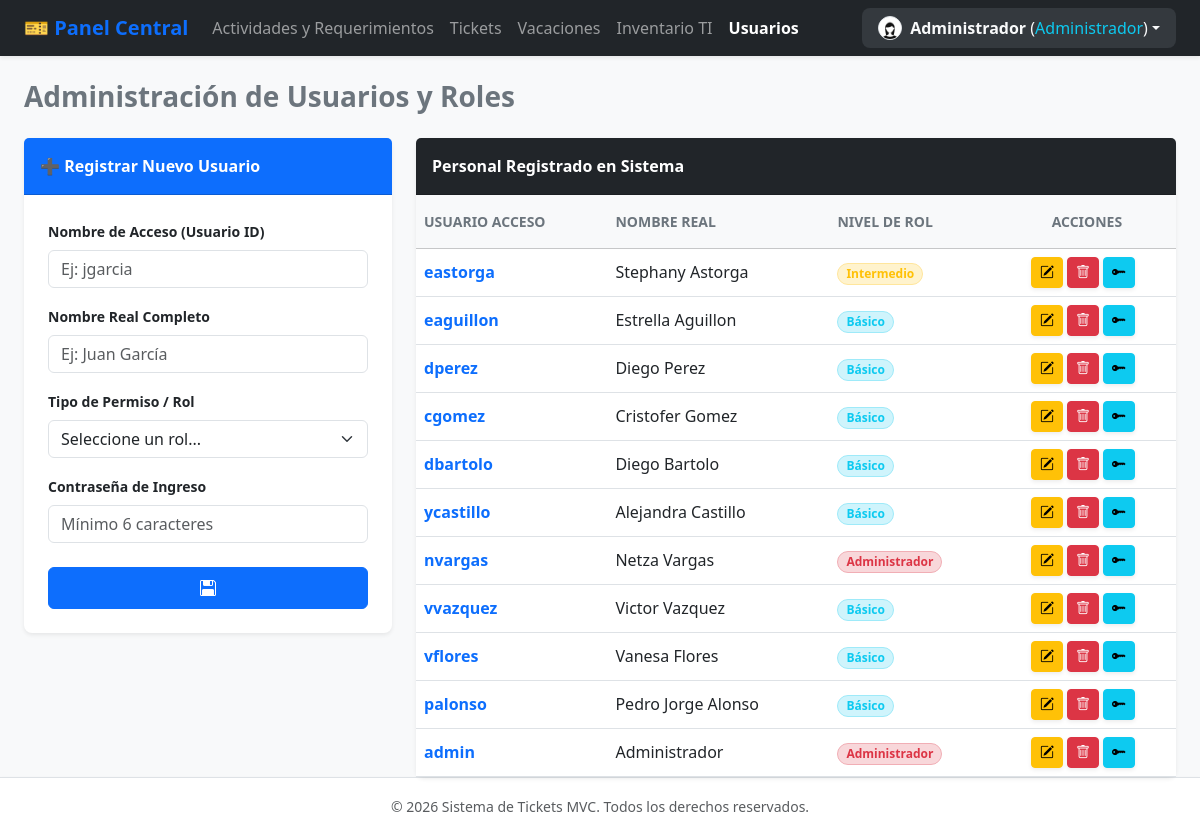
/index.php?accion=usuarios (signed in), run on the app's committed database.
### tables this page shows
CREATE TABLE `usuarios` (
  `id` int(11) NOT NULL,
  `usuario` varchar(50) NOT NULL,
  `nombre` varchar(100) NOT NULL,
  `tipo_usuario` enum('administrador','intermedio','basico') NOT NULL,
  `password` varchar(255) NOT NULL,
  `foto_perfil` varchar(255) DEFAULT 'assets/img/default-avatar.png'
);

### controllers/UsuarioController.php (called while the page is built, shortened)
<?php
require_once 'models/UsuarioModel.php';
class UsuarioController {
    private $modelo;
    public function __construct() {
        $this->modelo = new UsuarioModel();
    }
    public function index() {
        $usuarios = $this->modelo->obtenerTodos();
        $usuarioEditar = null;
        $usuariosAdmin = $this->modelo->obtenerTodosAdmin();
        require_once 'views/usuarios_view.php';
    }
}

### config/conexion.php (called while the page is built)
<?php
class Conexion {
    private static $instancia = null;
    public static function conectar() {
        if (self::$instancia === null) {
            try {
                self::$instancia = new PDO("mysql:host=localhost;dbname=sistema_soporte;charset=utf8", "root", "");
                self::$instancia->setAttribute(PDO::ATTR_ERRMODE, PDO::ERRMODE_EXCEPTION);
            } catch (PDOException $e) {
                die("Error de conexión: " . $e->getMessage());
            }
        }
        return self::$instancia;
    }
}

### models/UsuarioModel.php (called while the page is built, shortened)
<?php
require_once 'config/conexion.php';
class UsuarioModel {
    private $db;
    public function __construct() {
        $this->db = Conexion::conectar();
    }
     public function obtenerTodos() {
        $query = "SELECT id, usuario, nombre, tipo_usuario
                  FROM usuarios
                  WHERE tipo_usuario != 'administrador'
                  ORDER BY id DESC";
        $stmt = $this->db->prepare($query);
        $stmt->execute();
        return $stmt->fetchAll(PDO::FETCH_ASSOC);
    }
    public function obtenerTodosAdmin() {
        $query = "SELECT id, usuario, nombre, tipo_usuario FROM usuarios ORDER BY id DESC";
        $stmt = $this->db->prepare($query);
        $stmt->execute();
        return $stmt->fetchAll(PDO::FETCH_ASSOC);
    }
}

### views/usuarios_view.php (the view, shortened to what this page needs)
<?php require_once 'views/partials/header.php'; ?>
<?php require_once 'views/partials/navbar.php'; ?>
<div class="container-fluid px-4">
    <div class="d-flex justify-content-between align-items-center mb-4">
        <h2 class="text-secondary fw-bold m-0 fs-3">Administración de Usuarios y Roles</h2>
    </div>
    <div class="row g-4">
        <div class="col-xl-4 col-lg-5">
            <div class="card shadow-sm border-0 rounded-3">
                <div class="card-header bg-primary text-white fw-bold py-3">
                    <?php echo $usuarioEditar ? '✏️ Editar Usuario Registrado' : '➕ Registrar Nuevo Usuario'; ?>
                </div>
                <div class="card-body p-4">
                    <form action="index.php?accion=guardar_usuario" method="POST">
                        <div class="mb-3">
                            <label class="form-label small fw-bold text-dark">Nombre de Acceso (Usuario ID)</label>
                            <input type="text" name="usuario" class="form-control"
                                   value="<?php echo $usuarioEditar['usuario'] ?? ''; ?>" placeholder="Ej: jgarcia" required>
                        </div>
                        <div class="mb-3">
                            <label class="form-label small fw-bold text-dark">Nombre Real Completo</label>
                            <input type="text" name="nombre" class="form-control"
                                   value="<?php echo $usuarioEditar['nombre'] ?? ''; ?>" placeholder="Ej: Juan García" required>
                        </div>
                        <div class="mb-3">
                            <label class="form-label small fw-bold text-dark">Tipo de Permiso / Rol</label>
                            <select name="tipo_usuario" class="form-select" required>
                                <option value="" disabled <?php echo !$usuarioEditar ? 'selected' : ''; ?>>Seleccione un rol...</option>
                            </select>
                        </div>
                        <?php if (!$usuarioEditar): ?>
                            <div class="mb-4">
                                <label class="form-label small fw-bold text-dark">Contraseña de Ingreso</label>
                                <input type="password" name="password" class="form-control" placeholder="Mínimo 6 caracteres" required>
                            </div>
                        <?php else: ?>
                            <div class="alert alert-warning border-0 small text-dark mb-4 bg-warning-subtle">
                                ℹ️ Por seguridad, la contraseña no se puede modificar desde este módulo.
                            </div>
                        <?php endif; ?>
                        <div class="d-grid gap-2">
                            <button type="submit" class="btn btn-primary fw-bold py-2"><i class="bi bi-floppy2"></i></button>
                        </div>
                    </form>
                </div>
            </div>
        </div>
        <div class="col-xl-8 col-lg-7">
            <div class="card shadow-sm border-0 rounded-3">
                <div class="card-header bg-dark text-white fw-bold py-3">Personal Registrado en Sistema</div>
                <div class="card-body p-0">
                    <div class="table-responsive">
                        <table class="table table-hover align-middle mb-0">
                            <thead class="table-light">
                                <tr>
                                    <th class="py-3 text-secondary small text-uppercase">Usuario Acceso</th>
                                    <th class="py-3 text-secondary small text-uppercase">Nombre Real</th>
                                    <th class="py-3 text-secondary small text-uppercase">Nivel de Rol</th>
                                    <th class="text-center py-3 text-secondary small text-uppercase">Acciones</th>
                                </tr>
                            </thead>
                            <tbody>
                                <?php if (empty($usuariosAdmin)): ?>
                                    <tr>
                                        <td colspan="5" class="text-center py-4 text-muted">No hay usuarios registrados.</td>
                                    </tr>
                                <?php else: ?>
                                    <?php foreach ($usuariosAdmin as $u): ?>
                                        <tr>
                                            <td class="fw-semibold text-primary"><?php echo htmlspecialchars($u['usuario']); ?></td>
                                            <td class="text-dark"><?php echo htmlspecialchars($u['nombre']); ?></td>
                                            <td>
                                                <?php if($u['tipo_usuario'] == 'administrador'): ?>
                                                    <span class="badge text-danger bg-danger-subtle px-2 py-1 border border-danger-subtle rounded-pill">Administrador</span>
                                                <?php elseif($u['tipo_usuario'] == 'intermedio'): ?>
                                                    <span class="badge text-warning bg-warning-subtle px-2 py-1 border border-warning-subtle rounded-pill">Intermedio</span>
                                                <?php else: ?>
                                                    <span class="badge text-info bg-info-subtle px-2 py-1 border border-info-subtle rounded-pill">Básico</span>
                                                <?php endif; ?>
                                            </td>
                                            <td class="text-center pe-3">
                                                <div class="d-flex justify-content-center gap-1">
                                                    <a href="index.php?accion=usuarios&editar_id=<?php echo $u['id']; ?>" class="btn btn-sm btn-warning shadow-sm"><i class="bi bi-pencil-square"></i></a>
                                                    <a href="index.php?accion=eliminar_usuario&id=<?php echo $u['id']; ?>" class="btn btn-sm btn-danger shadow-sm" onclick="return confirm('¿Seguro que deseas eliminar este usuario?')"><i class="bi bi-trash"></i></a></a>
                                                    <button type="button" class="btn btn-sm btn-info shadow-sm"
                                                        data-bs-toggle="modal"
                                                        data-bs-target="#modalCambiarPassword"
                                                        data-id="<?php echo $u['id']; ?>"
                                                        data-nombre="<?php echo htmlspecialchars($u['nombre']); ?>"
                                                        title="Cambiar Contraseña"><i class="bi bi-key-fill"></i></button>
                                                </div>
                                            </td>
                                        </tr>
                                    <?php endforeach; ?>
                                <?php endif; ?>
                            </tbody>
                        </table>
                    </div>
                </div>
            </div>
        </div>
    </div>
</div>
<?php require_once 'views/partials/footer.php'; ?>

### data on the page
usuarios: usuario "eastorga", nombre "Stephany Astorga", tipo_usuario "Intermedio"
usuarios: usuario "eaguillon", nombre "Estrella Aguillon", tipo_usuario "Básico"
usuarios: usuario "dperez", nombre "Diego Perez", tipo_usuario "Básico"
usuarios: usuario "cgomez", nombre "Cristofer Gomez", tipo_usuario "Básico"
usuarios: usuario "dbartolo", nombre "Diego Bartolo", tipo_usuario "Básico"
usuarios: usuario "ycastillo", nombre "Alejandra Castillo", tipo_usuario "Básico"
usuarios: usuario "nvargas", nombre "Netza Vargas", tipo_usuario "Administrador"
usuarios: usuario "vvazquez", nombre "Victor Vazquez", tipo_usuario "Básico"
usuarios: usuario "vflores", nombre "Vanesa Flores", tipo_usuario "Básico"
usuarios: usuario "palonso", nombre "Pedro Jorge Alonso", tipo_usuario "Básico"
usuarios: usuario "admin", nombre "Administrador", tipo_usuario "Administrador"

### other printed values
$_SESSION['usuario_nombre'] "Administrador"
$rol_usuario "Administrador"
